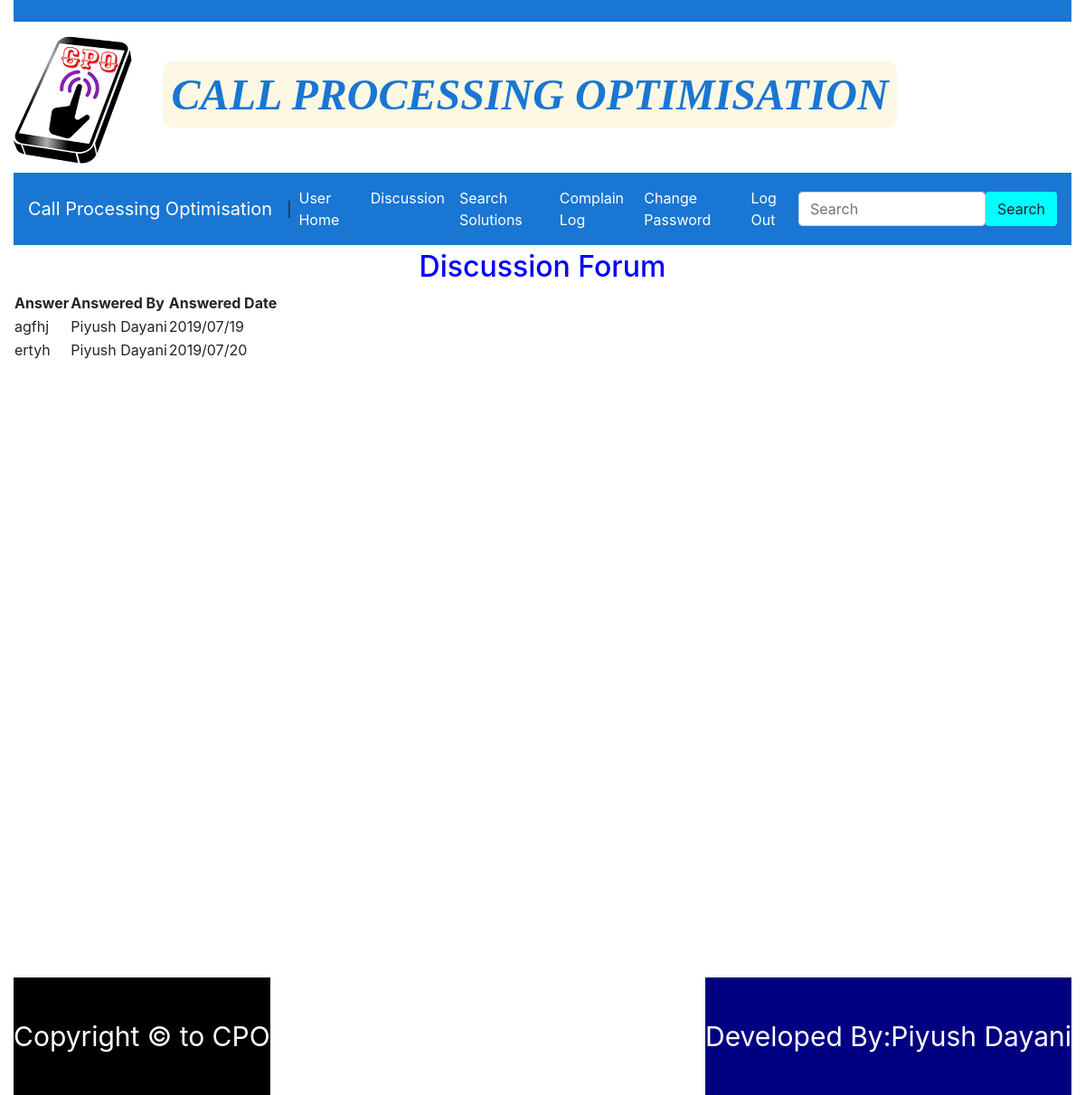
/userzone/viewanswer/1 (signed in), run on the app's committed database.
### userzone/models.py (models this page shows)
class Answer(models.Model):
    aid=models.AutoField(primary_key=True)
    answertext=models.TextField()
    answeredby=models.CharField(max_length=50)
    qid=models.IntegerField()
    answereddate=models.CharField(max_length=30)

### userzone/views.py (the view)
# urls.py: url(r'^viewanswer/(?P<qid>\d+)$',views.viewanswer,name='viewanswer'),
def viewanswer(request,qid):
    if request.session['userid']:
        ans=Answer.objects.filter(qid=qid)
        return render(request,'viewanswer.html',{'ans':ans})
    else:
        return render(request,'login.html')

### userzone/templates/viewanswer.html (shortened to what this page needs)
<!DOCTYPE html>
<html lang="en">
{% load static%}
<head>
<link rel="stylesheet" href="https://stackpath.bootstrapcdn.com/bootstrap/4.3.1/css/bootstrap.min.css">
<link rel="stylesheet" href="https://maxcdn.bootstrapcdn.com/font-awesome/4.7.0/css/font-awesome.min.css">
</head>
<body>
<div class="bs-example">
<div class="container-fluid">
  <div class="container-fluid" style="background-color:#1976d2">&nbsp;</div>
    <div class="row" style="height:160px; width:101.1%;   border-radius:10px;margin-top:5px;"><img src="{%static 'images/cpos.png'%}"/><div style="margin-left:20px; font-size:4vw;line-height:150px;color:white;"><b><i><mark style="font-family:cursive;color:#1976d2;border-radius:10px;">CALL PROCESSING OPTIMISATION</mark></i></b></div></div>
    <nav id="nav-tab" class="navbar navbar-expand-md   sticky-top " style="background-color:#1976d2;margin-top:2px; ">
        <a href="#" class="navbar-brand">Call Processing Optimisation </a>|
        <div class="collapse navbar-collapse" id="navbarCollapse">
            <div class="navbar-nav">
                 <a href="{%url 'userzone:userhome'%}"class="nav-item nav-link active">User Home</a>
            <a href="{%url 'userzone:discussion'%}" class="nav-item nav-link ">Discussion</a>
            <a href="{%url 'userzone:searchsolution'%}" class="nav-item nav-link ">Search Solutions</a>
           <a href="{%url 'userzone:complainlog'%}" class="nav-item nav-link">Complain Log</a>
           <a href="{%url 'userzone:changepassword'%}"class="nav-item nav-link ">Change Password</a>
           <a href="{%url 'login'%}" class="nav-item nav-link ">Log Out</a>
            </div>
            <div class="navbar-nav ml-auto">
                   <form class="navbar-form navbar-left" role="search">
        <div class="form-group navbar-nav ml auto">
          <input type="text" class="form-control" placeholder="Search">
        <button type="submit" class="btn btn-default" style="background-color:aqua;">Search</button></div>
                   </form></div>
        </div>
    </nav>
    <div id="parent">
<h2 style="text-align:center;color:blue;">Discussion Forum</h2>
    <table>
        <tr>
            <th>Answer</th>
            <th>Answered By</th>
            <th>Answered Date</th>
        </tr>
        {% for a in ans %}
            <tr>
                <td>{{a.answertext}}</td>
                <td>{{a.answeredby}}</td>
                <td>{{a.answereddate}}</td>
            </tr>
        {% endfor %}
    </table>
    </div>
    <div id="footer">
        <div id="lfooter">
            Copyright &copy; to CPO
        </div>
        <div id="rfooter">
            Developed By:Piyush Dayani
        </div>
    </div>
</div>
</body>
</html>

### userzone/templates/viewanswer.html (style rules this page uses)
.bs-example { // margin-top: 20px; }
#parent { min-height:800px; margin-top:5px; background-color:; }
#footer { min-height:130px; margin-top:5px; }
#lfooter { min-height:130px; background-color:black; color:white; text-align:center; float:left; font-size:30px; line-height:130px; }
#rfooter { min-height:130px; background-color:navy; float:right; font-size:30px; color:white; text-align:center; line-height:130px; }
a { color:white; }

### data on the page
Answer: answertext "agfhj", answeredby "Piyush Dayani", answereddate "2019/07/19"
Answer: answertext "ertyh", answeredby "Piyush Dayani", answereddate "2019/07/20"
